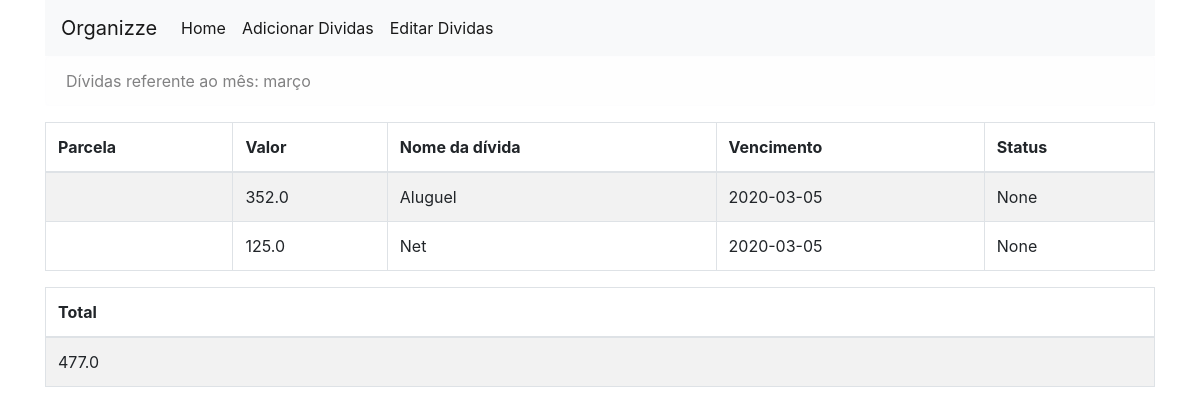
Before: / with the older database file.
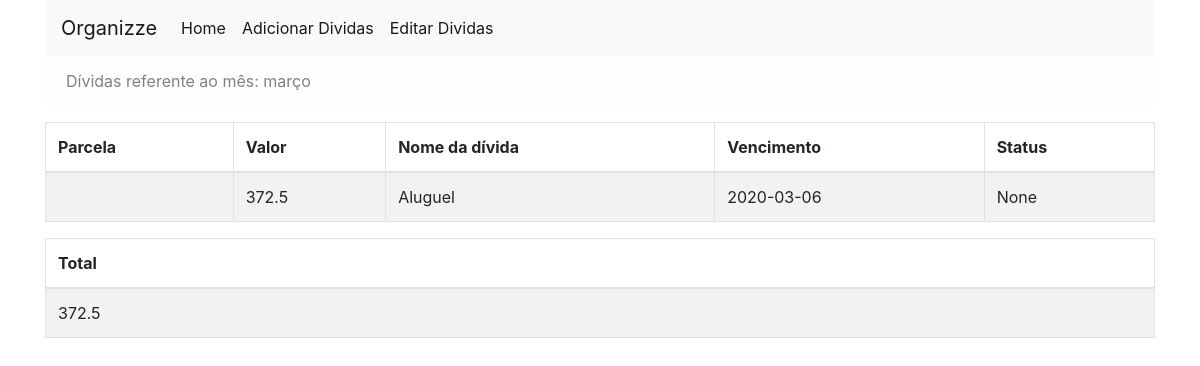
After: the same page with the newer database file.
### tables this page shows
CREATE TABLE "dados" (
	"nome"	TEXT,
	"parcelas"	INTEGER,
	"valor"	TEXT,
	"vencimento"	TEXT,
	"status"	TEXT,
	"fixa"	TEXT
);

### Flask_app.py (the view)
@app.route('/',methods=['POST','GET'])
def index():
    form = fields()
    name = conn.select_db()
    msg = 'Dívidas referente ao mês: '+ funcoes.meses(name[2])
    return render_template('home.html', form=form, msg=msg, names=name[0], total=name[1])

### conn.py (called while the page is built)
def select_db():
    with sql.connect("database.db") as con:
        cur = con.cursor()
        mes = str(datetime.datetime.now().month).zfill(2)
        cur.execute("SELECT * FROM dados")
        dados = cur.fetchall()
        dados_mes = [x for x in dados if x[3][5:7] == mes]
        total = str(sum([float(x[2]) for x in dados_mes]))
    return [dados_mes, total, mes]

### funcoes.py (called while the page is built)
def meses(numero_mes):
    dict_meses = {
        '01': 'janeiro',
        '02': 'fevereiro',
        '03': 'março',
        '04': 'abril',
        '05': 'maio',
        '06': 'junho',
        '07': 'julho',
        '08': 'agosto',
        '09': 'setembro',
        '10': 'outubro',
        '11': 'novembro',
        '12': 'dezembro'
    }
    return dict_meses[numero_mes]

### templates/home.html (shortened to what this page needs)
<!DOCTYPE html>
<link rel="stylesheet" href="https://maxcdn.bootstrapcdn.com/bootstrap/4.0.0/css/bootstrap.min.css"><script src="//ajax.googleapis.com/ajax/libs/jquery/1.9.1/jquery.min.js"></script>
<html>
	<body>
		<div class="container h-100">
			<div class="col-md-15 col-md-offset-15">
				<nav class="navbar navbar-expand-lg navbar-light bg-light">
				  <a class="navbar-brand" href="#">Organizze</a>
				  <div class="collapse navbar-collapse" id="navbarNavAltMarkup">
					<div class="navbar-nav">
					  <a class="nav-item nav-link active" href="#">Home <span class="sr-only">(current)</span></a>
					  <a class="nav-item nav-link active" href="/add_divida">Adicionar Dividas</a>
					  <a class="nav-item nav-link active" href="/edit_divida">Editar Dividas</a>
					</div>
				  </div>
				</nav>
				<div class="alert alert-light" role="alert"> {{ msg }} </div>
				<table id="example" class="table table-striped table-bordered">
					<thead>
						<tr>
						  <th scope="col">Parcela</th>
						  <th scope="col">Valor</th>
						  <th scope="col">Nome da dívida</th>
						  <th scope="col">Vencimento</th>
						  <th scope="col">Status</th>
						</tr>
					</thead>
					<tbody>
						{% for name in names %}
							<tr>
							  <th scope="row">{{name[1]}}</th>
							  <td>{{name[2]}}</td>
							  <td>{{name[0]}}</td>
							  <td>{{name[3]}}</td>
							  <td>{{name[4]}}</td>
							</tr>
						{% endfor %}
					</tbody>
				</table>
				<table class="table table-striped table-bordered">
				<thead>
					<tr>
					  <th scope="col">Total</th>
					</tr>
				</thead>
				<tbody>
						<tr>
						  <td>{{total}}</td>
						</tr>
				</tbody>
				</table>
			</div>
		</div>
	</body>
</html>

Changed rows visible on the page:
no longer on this page (row edited): dados: valor "125.0", nome "Net", vencimento "2020-03-05", name "None"
changed dados "Aluguel": valor "352.0" → "372.5"; vencimento "2020-03-05" → "2020-03-06"
Other visible differences:
{{ total }}: "477.0" → "372.5"
